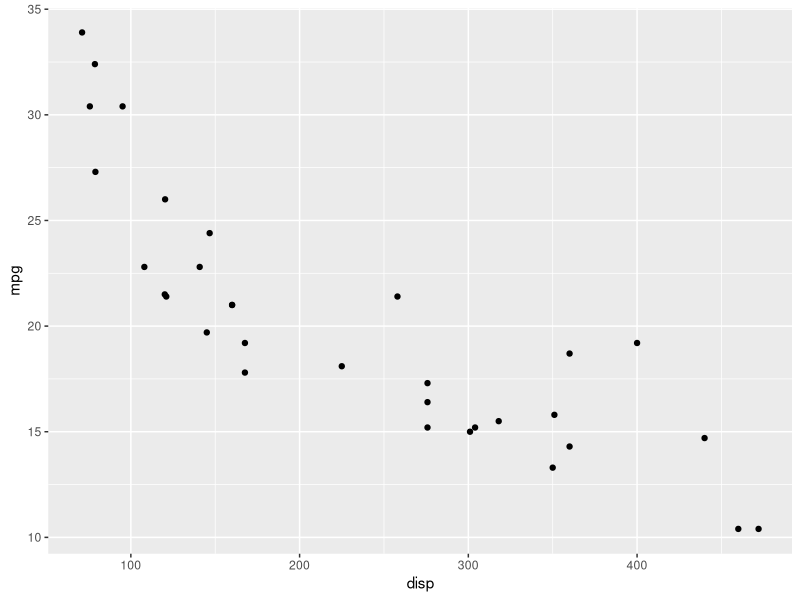
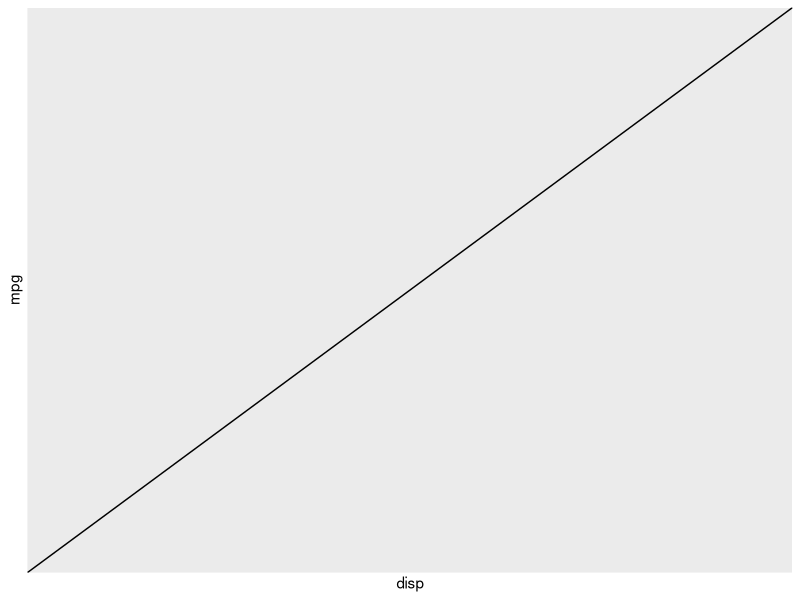

Write the R code that produced these figures, in order.
## ---- chunk 1
#| warning: false
#| message: false

library(ggplot2)

mtcars |>
  ggplot() +
  aes(x = disp, y = mpg) +
  geom_point()
## ---- chunk 2
#| output: true
#| code-line-numbers: "|4|6"

soma <- function(x){
  sum(x)
}

soma(c(1, 2, 3))

soma(c(1, 2, 3))/3

library(ggplot2)

mtcars |>
ggplot() +
aes(x = disp, y = mpg) +
geom_abline()
